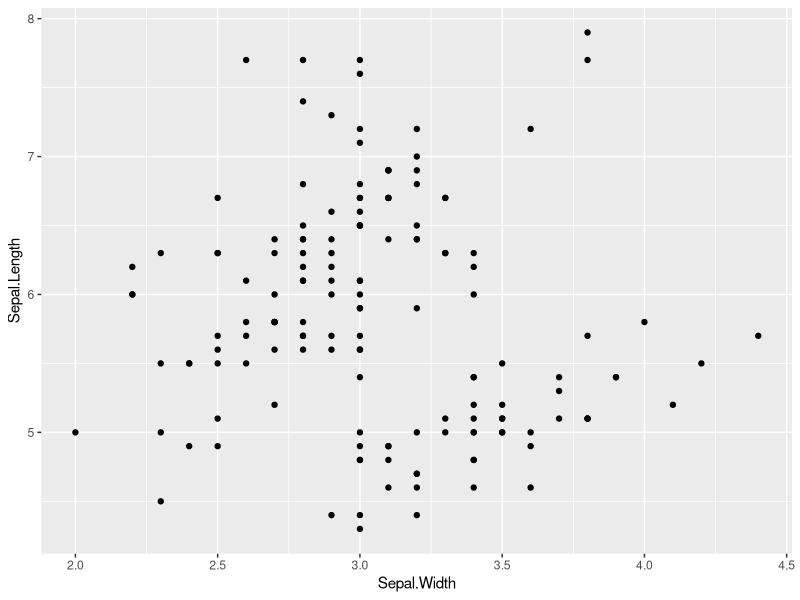
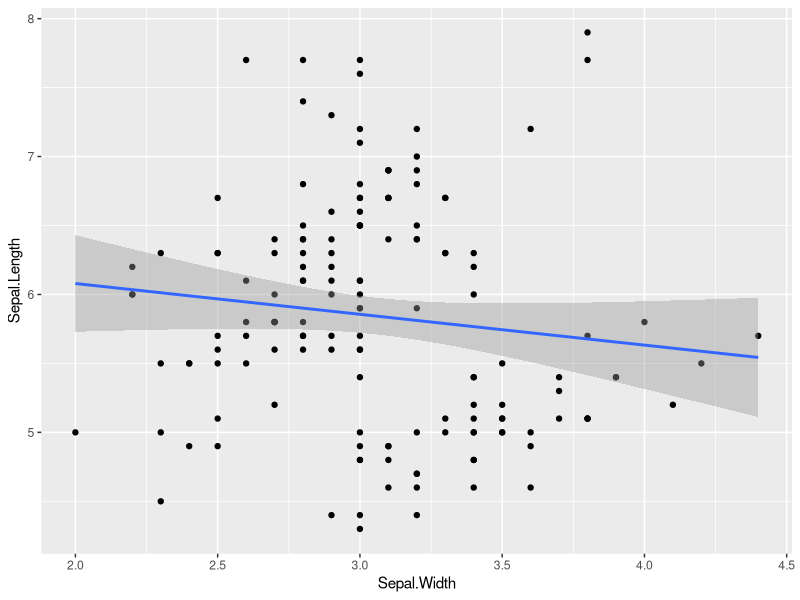
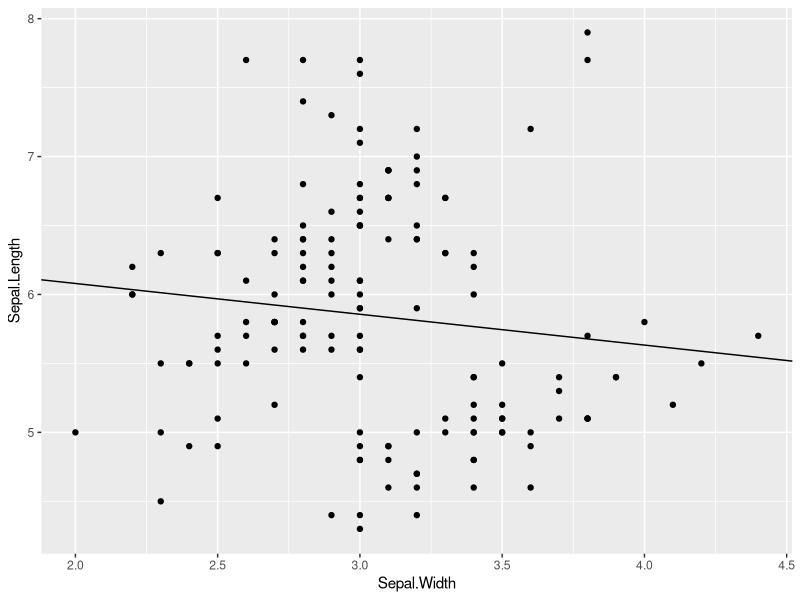
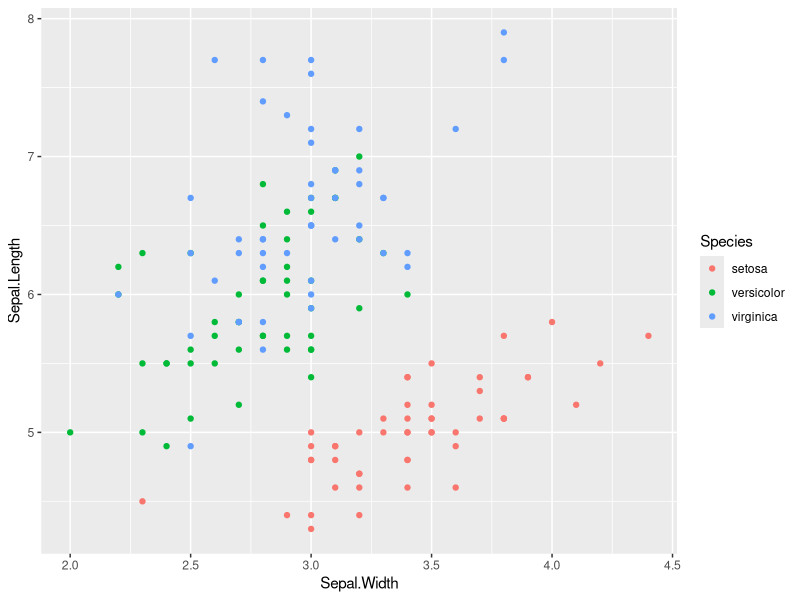
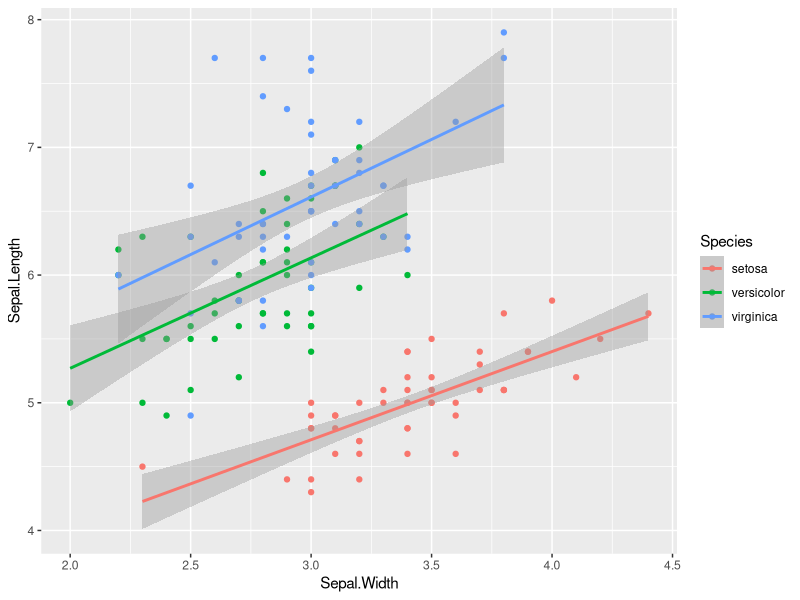
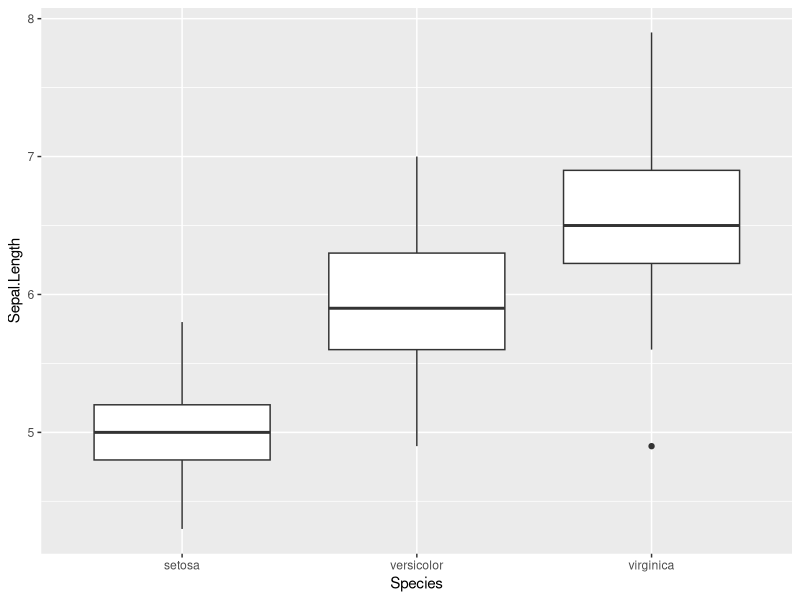
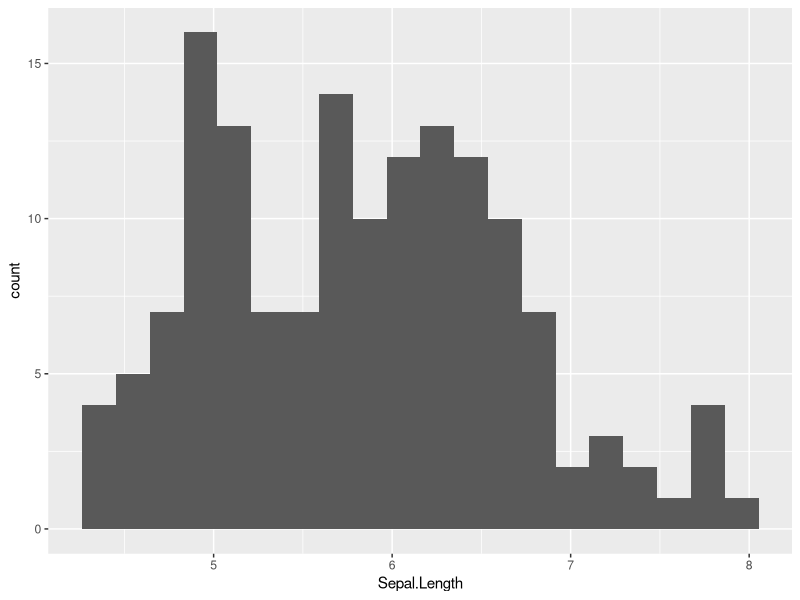
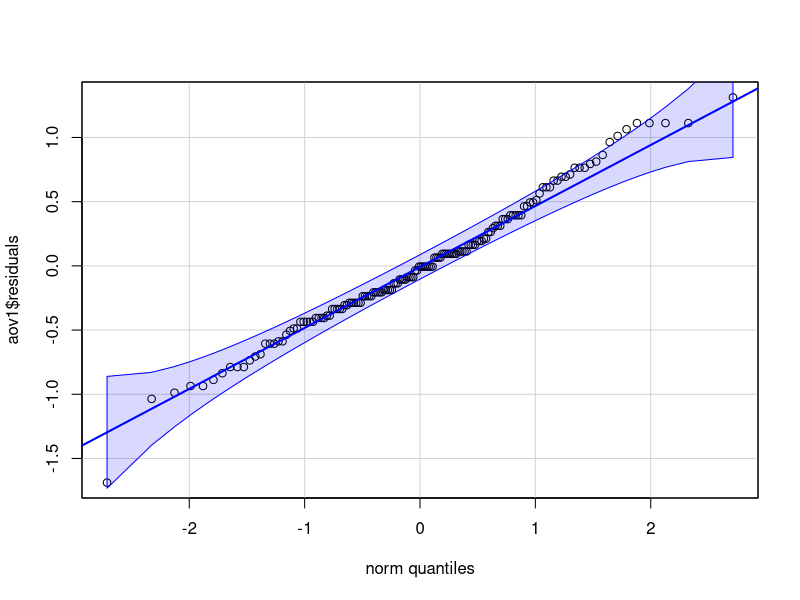

Write R code to recreate these figures, in order.
## ---- chunk 1
knitr::opts_chunk$set(echo = TRUE,
                      eval = TRUE,
                      message=FALSE,
                      error=FALSE)
#knitr::opts_knit$set(root.dir = '../')
## ---- chunk 2
# load data
iris<-iris

# run a general linear model with a gaussian family

mod1<-glm(Sepal.Length~Sepal.Width, data=iris, family="gaussian")

## ---- chunk 3
str(mod1)
## ---- chunk 4
# call just the model
mod1
# summarize model:
summary(mod1)
## ---- chunk 5
mod2<-lm(Sepal.Length~Sepal.Width, data=iris)
summary(mod2)
## ---- chunk 6
library(tidyverse)

iris %>%
  ggplot(aes(x=Sepal.Width, y=Sepal.Length)) +
  geom_point()
## ---- chunk 7
iris %>%
  ggplot(aes(x=Sepal.Width, y=Sepal.Length)) +
  geom_point() +
  geom_smooth(method="lm")
## ---- chunk 8
# the coefficients we need:
coef(mod1)

# the abline geom:
iris %>%
  ggplot(aes(x=Sepal.Width, y=Sepal.Length)) +
  geom_point() +
  geom_abline(intercept=coef(mod1)[1], slope=coef(mod1)[2])
## ---- chunk 9
iris %>%
  ggplot(aes(x=Sepal.Width, y=Sepal.Length, color=Species)) +
  geom_point()
## ---- chunk 10
mod3<-lm(Sepal.Length~Sepal.Width+Species, data=iris)
summary(mod3)
## ---- chunk 11
iris %>%
  ggplot(aes(x=Sepal.Width, y=Sepal.Length, color=Species)) +
  geom_point() +
  geom_smooth(method="lm")
## ---- chunk 12
mod4<-lm(Sepal.Length~Sepal.Width*Species, data=iris)
summary(mod4)
## ---- chunk 13
# filter data to only two groups. We have to also remember to drop the factor levels!
iris2<-iris %>%
  filter(Species!="setosa") %>%
  mutate(Species=fct_drop(Species))

#
t.test(iris2$Sepal.Length~iris2$Species)
## ---- chunk 14
aov1<-aov(iris$Sepal.Length~iris$Species)
aov1
# to get the test statistics, we have to summarize this model first:
summary(aov1)
## ---- chunk 15
TukeyHSD(aov1)
## ---- chunk 16
iris %>%
  ggplot(aes(x=Species, y=Sepal.Length)) +
  geom_boxplot()
## ---- chunk 17
# histogram
iris %>%
  ggplot(aes(x=Sepal.Length)) +
  geom_histogram(bins = 20) # refin the number of bins

# how do we show this per factor level? or as densities?

## ---- chunk 18
library(car)
qqPlot(aov1$residuals,
  id = FALSE 
)

## ---- chunk 19
shapiro.test(residuals(aov1))
## ---- chunk 20
plot(aov1, which=3)
## ---- chunk 21
leveneTest(Sepal.Length ~ Species, data = iris)
## ---- chunk 22
oneway.test(Sepal.Length ~ Species, data = iris)
